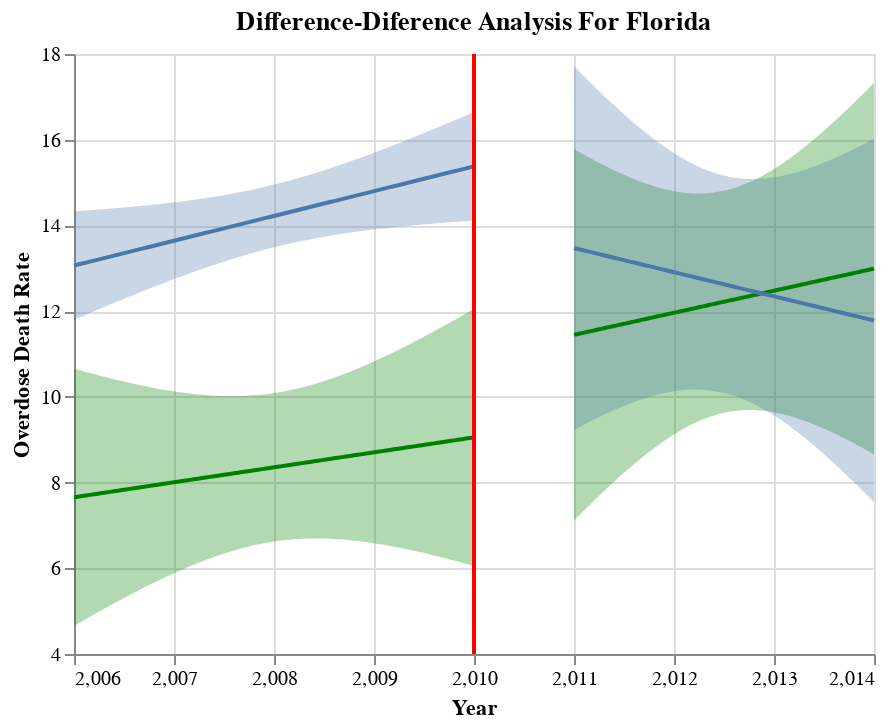

Notebook source saved alongside this figure:
### Markdown cell above
> diff-diff for death rate

### Code cell
xvar= "TRANSACTION_YEAR"
yvar="death_rate"
analysis = "Difference-Diference Analysis For Florida"
target = "Overdose Death Rate"
chart = diff_diff(FL, yvar, xvar, 2010, analysis, target, alpha=0.05)
chart
